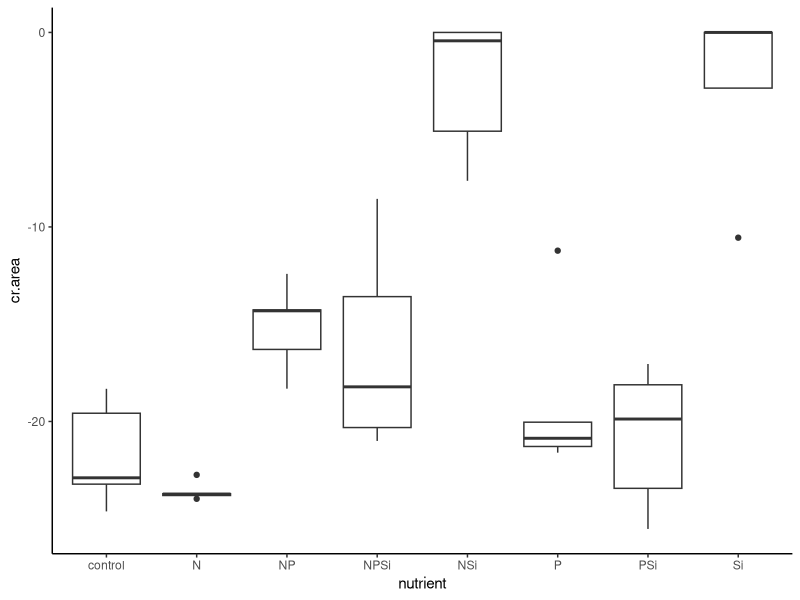
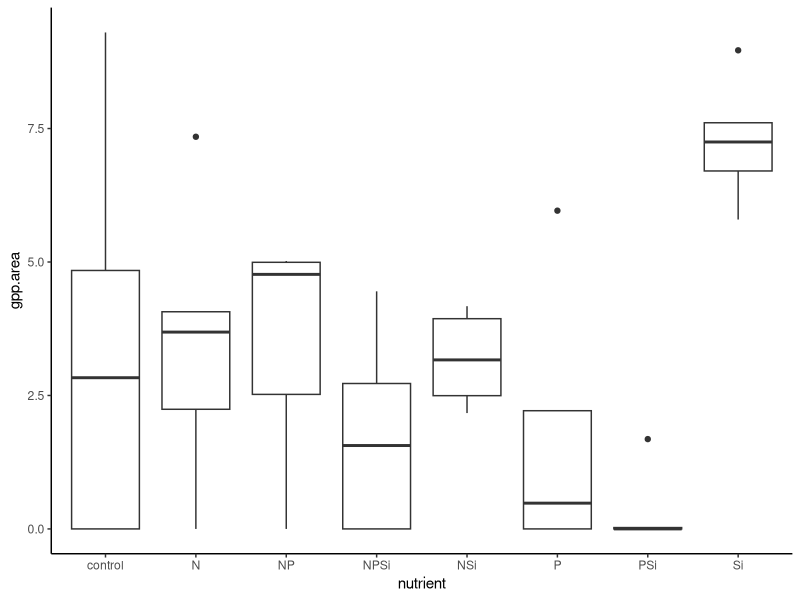
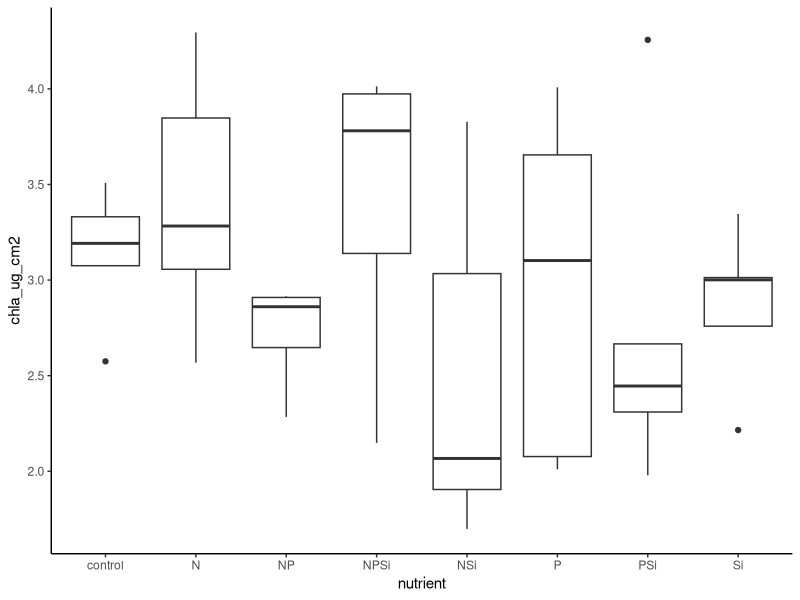
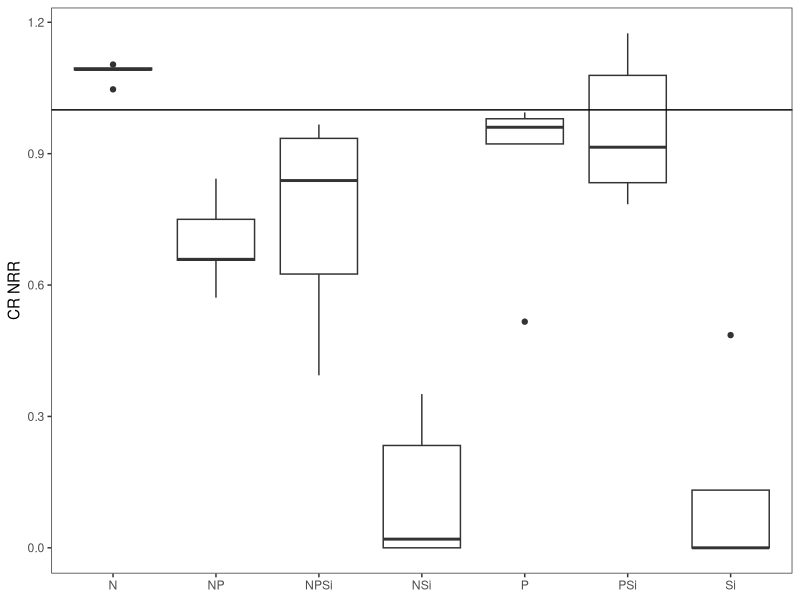
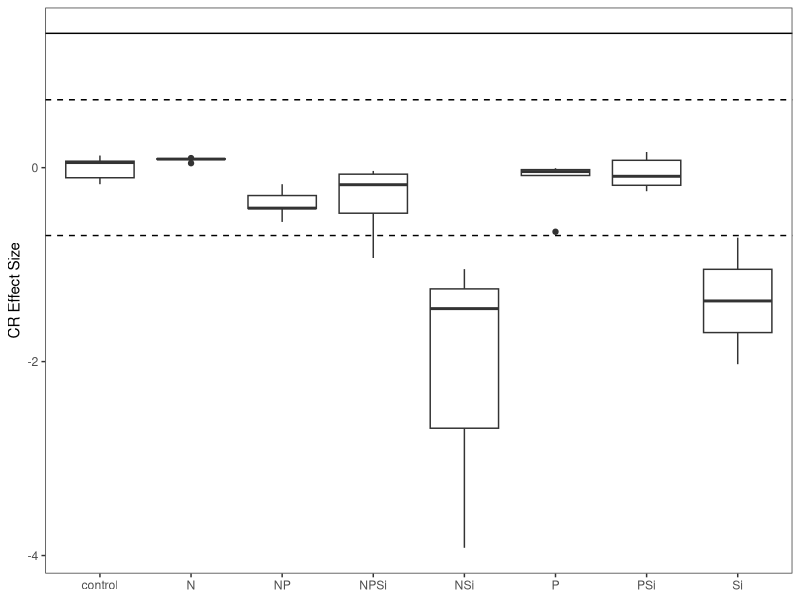
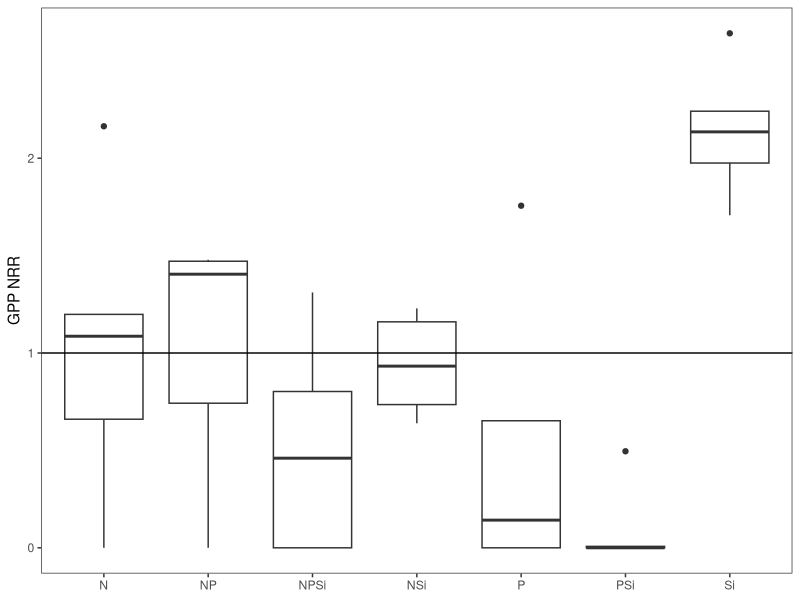
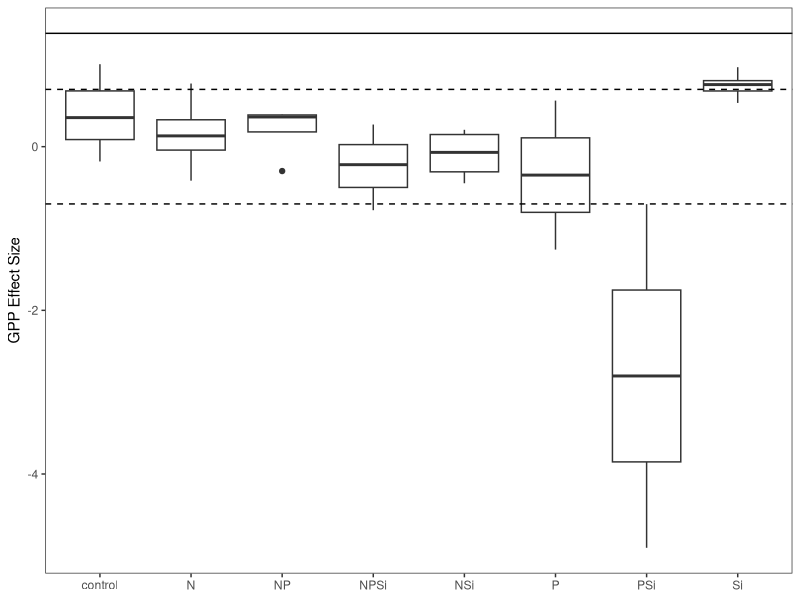
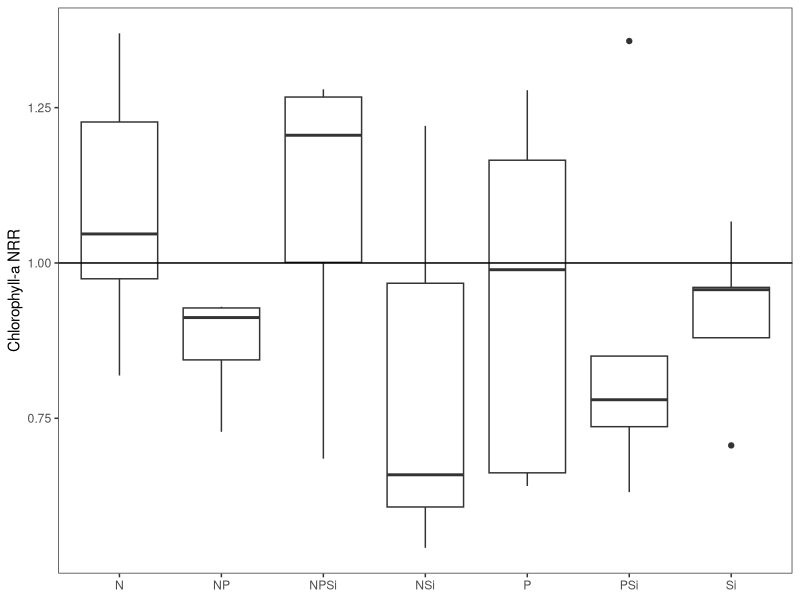

Write the R code that produced these figures, in order. (Note: this script raises an error after producing the figures.)
#Author:  Clay Arango
#Creation date: 10-Feb-19
#Script to analyze NDS data from Summer 2018 NDS work with S. Roley and A. Alexiades

#packages
install.packages("nlme")
install.packages("nortest")
install.packages("plyr")
install.packages("dplyr")
install.packages("multcomp")
install.packages("MASS")
install.packages("ggplot2")
library(nlme)
library(nortest)
library(plyr)
library(dplyr)
library(multcomp)
library(MASS)
library(ggplot2)

#Load data
mab_fall <- read.table(file="mab_fall.csv", header=T, sep=",")

#set variable
d = mab_fall

#evaluate data to make sure factors are correct
names(d)

unique(d$nutrient) #control, N, NP, NPSi, NSi, P, PSi, Si
unique(d$N) #should be 0 and 1
unique(d$P) #should be 0 and 1
unique(d$Si) #should be 0 and 1
unique(d$top) #should be "sponge" and "glass"
#if need to change, use recode function below. 
d$top<-recode(d$top, "cellulose" ="sponge")
str(d)

#convert N and P vand Si alues (0 or 1 for absence or presence) to factors
d$N<-as.factor(d$N)
d$P<-as.factor(d$P)
d$Si<-as.factor(d$Si)
str(d)

#subset data into gpp and cr response
d.cr = subset(d, top=="sponge", data=d)
d.gpp = subset(d, top=="glass", data=d)

#check for outliers and check data entry before calculating CR-NRR
ggplot(d.cr, aes(x=nutrient, y=cr.area)) + geom_boxplot() + theme_classic()
#A5 is an outlier, Si group has 3 zeros so can't tell what is an outlier

#calculate nrr for cr
x<-ddply(d.cr, "nutrient", summarise, ave_cr = mean(cr.area, na.rm=T)) 
x
d.cr$cr.nrr = d.cr$cr.area/-21.727991 #divide by control ave_cr

#check for outliers and check data entry before calculating GPP- and chla-NRR
ggplot(d.gpp, aes(x=nutrient, y=gpp.area)) + geom_boxplot() + theme_classic()
#F7, P group has 2 zeros so can't tell what is an outlier, Si group looks OK 
ggplot(d.gpp, aes(x=nutrient, y=chla_ug_cm2)) + geom_boxplot() + theme_classic()
#P+Si group is evenly spread out, Si and control look OK

#calculate nrr for gpp and chla
x<- ddply(d.gpp, "nutrient", summarise, ave_gpp = mean(gpp.area, na.rm=T), ave_chla = mean(chla_ug_cm2, na.rm=T)) 
x
d.gpp$gpp.nrr = d.gpp$gpp.area/3.3947683 #divide by control ave_gpp
d.gpp$chla.nrr = d.gpp$chla_ug_cm2/3.136110 #divide by control ave_chla
#use to exclude outliers
#x1<- ddply(subset(d.gpp, !(nds.id=="F6")), "nutrient", summarise, ave_chla = mean(chla_ug_cm2, na.rm=T)) 
#x1
#d.gpp$chla.nrr_1<-d.gpp$chla_ug_cm2/2.700340

#combine into one file and export
d.cr$chla.nrr<-NA
#d.cr$chla.nrr_1<-NA#for excluded outliers
d.cr$gpp.nrr<-NA
d.gpp$cr.nrr<-NA
d.nrr<-rbind(d.cr, d.gpp)
d.nrr$site.date<-"mab_fall"
d.nrr$gpp.es<-log(d.nrr$gpp.nrr)
d.nrr$cr.es<-log(d.nrr$cr.nrr)
d.nrr$chla.es<-log(d.nrr$chla.nrr)

write.table(d.nrr, "mab_fall_nrr.csv",  sep=",", quote=F, row.names =F)

###############
#plots of NRR
##############
ggplot(data=subset(d.cr, !(nutrient=="control")), aes(x=nutrient, y=cr.nrr))+geom_boxplot()+theme_bw()+
  ylab("CR NRR")+geom_abline(slope = 0, intercept = 1)+
  theme(axis.title.x=element_blank(), panel.grid.minor=element_blank(), panel.grid.major=element_blank())
#no limitation, Si inhibition?

ggplot(data=subset(d.nrr, (top=="sponge")), aes(x=nutrient, y=cr.es))+geom_boxplot()+theme_bw()+
  ylab("CR Effect Size")+geom_hline(yintercept = 0.7, lty="dashed")+ geom_hline(yintercept = -0.7, lty="dashed")+
  geom_hline(yintercept = 1.385)+
  theme(axis.title.x=element_blank(), panel.grid.minor=element_blank(), panel.grid.major=element_blank())
#possible Si inhibition? nothing over 1.385, so no significance?

ggplot(data=subset(d.gpp, !(nutrient=="control")), aes(x=nutrient, y=gpp.nrr))+geom_boxplot()+theme_bw()+
  ylab("GPP NRR")+geom_abline(slope = 0, intercept = 1)+
  theme(axis.title.x=element_blank(), panel.grid.minor=element_blank(), panel.grid.major=element_blank())
#Si limitation, but not a similar response with N or P

ggplot(data=subset(d.nrr, top =="glass"),aes(x=nutrient, y=gpp.es))+geom_boxplot()+theme_bw()+
  ylab("GPP Effect Size")+geom_hline(yintercept = 0.7, lty="dashed")+
  geom_hline(yintercept = -0.7, lty="dashed")+ geom_hline(yintercept = 1.385)+
  theme(axis.title.x=element_blank(), panel.grid.minor=element_blank(), panel.grid.major=element_blank())
#unsure how to interpret this aside from no limitation

ggplot(data=subset(d.gpp, !(nutrient=="control")), aes(x=nutrient, y=chla.nrr))+geom_boxplot()+theme_bw()+
  ylab("Chlorophyll-a NRR")+geom_abline(slope = 0, intercept = 1)+ 
  theme(axis.title.x=element_blank(), panel.grid.minor=element_blank(), panel.grid.major=element_blank())
#no limitation

ggplot(data=subset(d.nrr, (top=="glass")), aes(x=nutrient, y=chla.es))+geom_boxplot()+theme_bw()+
  ylab("Chla Effect Size")+ geom_hline(yintercept = 0.7, lty="dashed")+ geom_hline(yintercept = -0.7, lty="dashed")+    
  geom_hline(yintercept = 1.385)+
  theme(axis.title.x=element_blank(), panel.grid.minor=element_blank(), panel.grid.major=element_blank())
#nothing over 1.385 so no significance?

##########
#NRR Summary Files
#########

GPP_sum<-ddply(d.gpp, "nutrient", summarise, ave_nrr.gpp=mean(gpp.nrr, na.rm=T), sd_nrr.gpp=sd(gpp.nrr, na.rm=T), 
               se_nrr.gpp =(sd(gpp.nrr)/sqrt(sum(!is.na(gpp.nrr)))), 
               ci95_nrr.gpp = (1.96*(sd(gpp.nrr)/sqrt(sum(!is.na(gpp.nrr))))),
               ave_nrr.chla=mean(chla.nrr, na.rm=T), sd_nrr.chla=sd(chla.nrr, na.rm=T), 
               se_nrr.chla =(sd(chla.nrr)/sqrt(sum(!is.na(chla.nrr)))), 
               ci95_nrr.chla = (1.96*(sd(chla.nrr)/sqrt(sum(!is.na(chla.nrr))))))
CR_sum<-ddply(d.cr, "nutrient", summarise, ave_nrr.cr=mean(cr.nrr, na.rm=T), sd_nrr.cr=sd(cr.nrr, na.rm=T), 
              se_nrr.cr =(sd(cr.nrr)/sqrt(sum(!is.na(cr.nrr)))), 
              ci95_nrr.cr = (1.96*(sd(cr.nrr)/sqrt(sum(!is.na(cr.nrr))))))

#now combine into one and export
d.sum<-merge(GPP_sum, CR_sum, by="nutrient")
d.sum$site_date<-"mab_fall"
write.table(d.sum, "mab_fall_summ.csv",  sep=",", quote=F, row.names=F)

############################################################
#analyze RESPIRATION data
############################################################

M1<-gls(cr.area~N*P*Si, data=d.cr, na.action=na.omit)
E1<-residuals(M1)
qqnorm(E1)
qqline(E1)
ad.test(E1)
   #residuals are normally distributed
hist(E1)  
plot(M1)

plot(filter(d.cr, !is.na(cr.area)) %>% dplyr::select(nutrient), 
     E1, xlab="nutrient", ylab="Residuals")
bartlett.test(cr.area~nutrient, data=d.cr)
   #variance test is bad 0.037

anova(M1)


##########################################################
#do multiple 2 way ANOVAs to improve our ability to interpret
##########################################################
#N and P
M1<-gls(cr.area~N*P, data=d.cr, na.action=na.omit)
E1<-residuals(M1)
qqnorm(E1)
qqline(E1)
ad.test(E1)
#residuals are normally distributed, p=0.1185
hist(E1)  
plot(M1)

bartlett.test(cr.area~nutrient, data=d.cr)
#variance test not OK

anova(M1) #interpretation, no limitation

#remove NA for plotting
xx = na.omit(subset(d.cr, select = c(N,P,cr.area)))
interaction.plot(xx$N, xx$P, xx$cr.area)

#N and Si
M1<-gls(cr.area~N*Si, data=d.cr, na.action=na.omit)
E1<-residuals(M1)
qqnorm(E1)
qqline(E1)
ad.test(E1)
#residuals are normally distributed, p=0.3951
hist(E1)  
plot(M1)

bartlett.test(cr.area~nutrient, data=d.cr)
#variance test not OK

anova(M1) #Si inhibition of N

#remove NA for plotting
xx = na.omit(subset(d.cr, select = c(N,Si,cr.area)))
interaction.plot(xx$N, xx$Si, xx$cr.area)

#P and Si
M1<-gls(cr.area~P*Si, data=d.cr, na.action=na.omit)
E1<-residuals(M1)
qqnorm(E1)
qqline(E1)
ad.test(E1)
#residuals are normally distributed, p=0.6265
hist(E1)  
plot(M1)

bartlett.test(cr.area~nutrient, data=d.cr)
#variance test OK

anova(M1) #interpretation, P and Si limitation (presence of P really increases Si response)

#remove NA for plotting
xx = na.omit(subset(d.cr, select = c(P,Si,cr.area)))
interaction.plot(xx$P, xx$Si, xx$cr.area)
##########################################################
##########################################################  

x <- group_by(d.cr, nutrient) %>%  # Grouping function causes subsequent functions to aggregate by season and reach
  summarize(cr.mean = abs(mean(cr.area, na.rm = TRUE)), # na.rm = TRUE to remove missing values
            cr.sd=abs(sd(cr.area, na.rm = TRUE)),  # na.rm = TRUE to remove missing values
            n = sum(!is.na(cr.area)), # of observations, excluding NAs. 
            cr.se=cr.sd/sqrt(n))

ggplot(data=x, aes(x=nutrient, y=cr.mean)) + 
  geom_bar(stat="identity", position=position_dodge(), color = "black") + 
  geom_errorbar(aes(ymin=cr.mean, ymax=cr.mean+cr.se), width=0.2, 
                position=position_dodge(0.9)) + 
  xlab("Nutrient") +
  ylab(expression(Respiration~(ug~O[2]~m^{-2}~h^{-1}))) +
  ylim(0,20) +
  labs(fill="Light") +
  theme_bw() +
  theme(panel.grid.major=element_blank(),
        panel.grid.minor=element_blank(),
        legend.title=element_text(size=6),
        legend.key=element_blank(), 
        legend.position=c(0.5,0.95), 
        legend.text=element_text(size=8), 
        legend.background=element_blank(), 
        legend.direction="horizontal", 
        legend.key.size=unit(0.3, "cm"), 
        axis.title.y=element_text(size=8), 
        axis.title.x=element_text(size=8), 
        axis.text.x=element_text(size=8))

#ggsave('output/figures/Ring_fall.tiff',
#       units="in",
#       width=3.25,
#       height=3.25,
#       dpi=1200,
#       compression="lzw")

#summarize nrr
x <- group_by(d.cr, nutrient) %>%  # Grouping function causes subsequent functions to aggregate by season and reach
  summarize(cr.mean = abs(mean(cr.nrr, na.rm = TRUE)), # na.rm = TRUE to remove missing values
            cr.sd=abs(sd(cr.nrr, na.rm = TRUE)),  # na.rm = TRUE to remove missing values
            n = sum(!is.na(cr.nrr)), # of observations, excluding NAs. 
            cr.se=cr.sd/sqrt(n))

############################################################
#analyze the PRODUCTION data
############################################################

M1<-gls(gpp.area~N*P*Si, data=d.gpp, na.action=na.omit) 
E1<-residuals(M1)
qqnorm(E1)
qqline(E1)
ad.test(E1)
   #residuals are normal p = 0.15

hist(E1, xlab="residuals", main="")
plot(M1)

plot(filter(d.gpp, !is.na(gpp.area)) %>% dplyr::select(nutrient), 
     E1, xlab="nutrient", ylab="Residuals")
bartlett.test(gpp.area~nutrient, data=d.gpp)
   #bad but close p = 0.03947

anova(M1)
  
x <- group_by(d.gpp, nutrient) %>%  # Grouping function causes subsequent functions to aggregate by season and reach
  summarize(gpp.mean = abs(mean(gpp.area, na.rm = TRUE)), # na.rm = TRUE to remove missing values
            gpp.sd=abs(sd(gpp.area, na.rm = TRUE)),  # na.rm = TRUE to remove missing values
            n = sum(!is.na(gpp.area)), # of observations, excluding NAs. 
            gpp.se=gpp.sd/sqrt(n))

ggplot(data=x, aes(x=nutrient, y=gpp.mean)) + 
  geom_bar(stat="identity", position=position_dodge(), color = "black") + 
  geom_errorbar(aes(ymin=gpp.mean, ymax=gpp.mean+gpp.se), width=0.2, 
                position=position_dodge(0.9)) + 
  xlab("Nutrient") +
  ylab(expression(Production~(ug~O[2]~m^{-2}~h^{-1}))) +
  labs(fill="Light") +
  theme_bw() +
  theme(panel.grid.major=element_blank(),
        panel.grid.minor=element_blank(), 
        legend.title=element_text(size=6), 
        legend.key=element_blank(),  
        legend.position=c(0.5,0.95),  
        legend.text=element_text(size=8),  
        legend.background=element_blank(),  
        legend.direction="horizontal",  
        legend.key.size=unit(0.3, "cm"),  
        axis.title.y=element_text(size=8),  
        axis.title.x=element_text(size=8),  
        axis.text.x=element_text(size=8))

#ggsave('output/figures/gppByNutrient.tiff',
#       units="in",
#       width=3.25,
#       height=3.25,
#       dpi=1200,
#       compression="lzw")

#summarize nrr
x <- group_by(d.gpp, nutrient) %>%  # Grouping function causes subsequent functions to aggregate by season and reach
  summarize(gpp.mean = abs(mean(gpp.nrr, na.rm = TRUE)), # na.rm = TRUE to remove missing values
            gpp.sd=abs(sd(gpp.nrr, na.rm = TRUE)),  # na.rm = TRUE to remove missing values
            n = sum(!is.na(gpp.nrr)), # of observations, excluding NAs. 
            gpp.se=gpp.sd/sqrt(n))


############################################################
#analyze the CHL-A biomass on disks

M1<-gls(chla_ug_cm2~N*P*Si, data=d.gpp, na.action=na.omit)
E1<-residuals(M1)
qqnorm(E1)
qqline(E1)
ad.test(E1)
  #residuals good (p=0.92)
hist(E1)
plot(M1)

bartlett.test(chla_ug_cm2~nutrient, data=d.gpp)
  #variance OK (p=0.32)

anova(M1)
